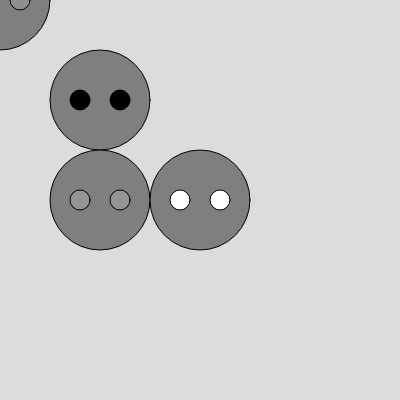
Frame 1 (no input)
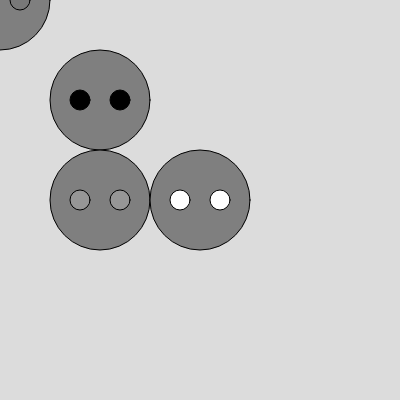
Frame 60 (no input)
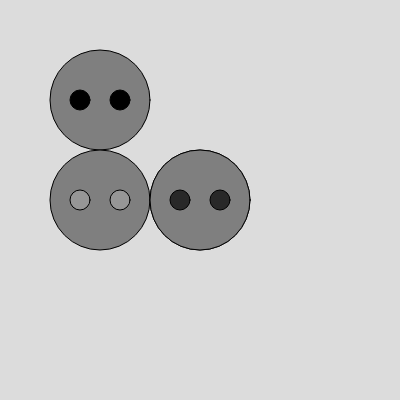
Frame 120 (the mouse pressed at the canvas centre since frame 60)

The p5.js sketch that drew these frames (run headless with seeded random() and noise() and a simulated clock; from frame 60 on, the mouse is pressed at the canvas centre):

// p5.js sketch
// ── sketch.js
function setup() {
  createCanvas(400, 400);
}

function draw() {
  background(220);

  face(100, 100, 0);

  face(100, 200, 150);

  face(200, 200, 255);

  face(mouseX, mouseY, random(200));
}

function face(x, y, eyecolor) {
  // face!
  fill(127);
  ellipse(x, y, 100);
  fill(eyecolor)
  ellipse(x-20, y, 20);
  ellipse(x+20, y, 20);
}
